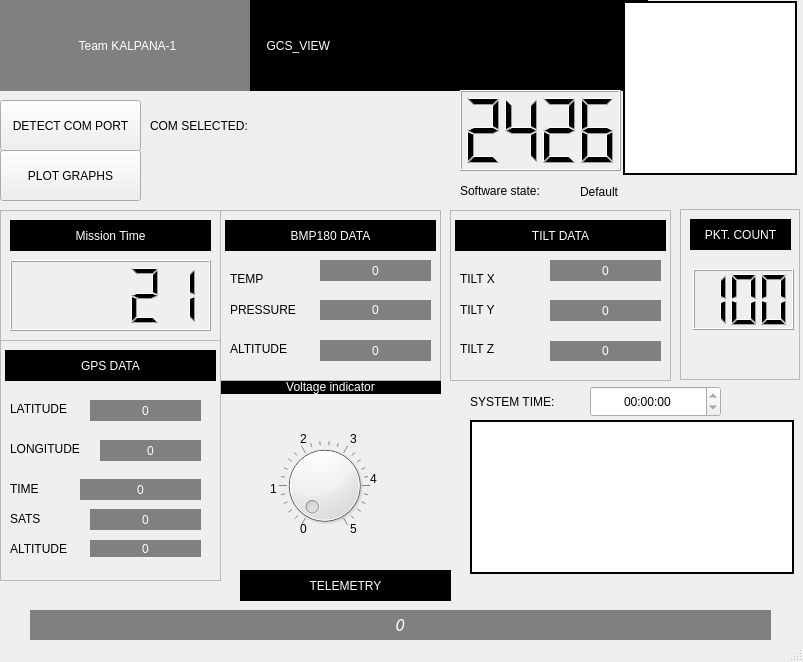
<?xml version="1.0" encoding="UTF-8"?>
<ui version="4.0">
 <class>MainWindow</class>
 <widget class="QMainWindow" name="MainWindow">
  <property name="geometry">
   <rect>
    <x>0</x>
    <y>0</y>
    <width>803</width>
    <height>662</height>
   </rect>
  </property>
  <property name="windowTitle">
   <string>MainWindow</string>
  </property>
  <property name="tabShape">
   <enum>QTabWidget::Triangular</enum>
  </property>
  <property name="dockNestingEnabled">
   <bool>false</bool>
  </property>
  <property name="unifiedTitleAndToolBarOnMac">
   <bool>false</bool>
  </property>
  <widget class="QWidget" name="centralwidget">
   <widget class="QWidget" name="gridLayoutWidget_2">
    <property name="geometry">
     <rect>
      <x>0</x>
      <y>0</y>
      <width>275</width>
      <height>91</height>
     </rect>
    </property>
    <layout class="QGridLayout" name="gridLayout_2">
     <item row="0" column="0">
      <widget class="QLabel" name="label_2">
       <property name="styleSheet">
        <string notr="true">border: 3px black;
font: oblique 17pt &quot;DejaVu Sans&quot;;
background: solid gray;
color: white;
</string>
       </property>
       <property name="text">
        <string>Team KALPANA-1      </string>
       </property>
       <property name="alignment">
        <set>Qt::AlignCenter</set>
       </property>
      </widget>
     </item>
    </layout>
   </widget>
   <widget class="QWidget" name="gridLayoutWidget">
    <property name="geometry">
     <rect>
      <x>250</x>
      <y>0</y>
      <width>398</width>
      <height>91</height>
     </rect>
    </property>
    <layout class="QGridLayout" name="gridLayout">
     <item row="0" column="0">
      <widget class="QLabel" name="label">
       <property name="styleSheet">
        <string notr="true">border: 3px black;
font: oblique 30pt &quot;DejaVu Sans&quot;;
background: black;
color: white;
</string>
       </property>
       <property name="text">
        <string>     GCS_VIEW</string>
       </property>
      </widget>
     </item>
    </layout>
   </widget>
   <widget class="QWidget" name="horizontalLayoutWidget">
    <property name="geometry">
     <rect>
      <x>620</x>
      <y>0</y>
      <width>181</width>
      <height>176</height>
     </rect>
    </property>
    <layout class="QHBoxLayout" name="horizontalLayout">
     <item>
      <widget class="QLabel" name="label_3">
       <property name="styleSheet">
        <string notr="true"> background-color: white;
 border-style: solid;
 border-width:2px;
 border-radius:100px;
 border-color: black;
 max-width:170px;
 max-height:170px;
 min-width:170px;
 min-height:170px;
</string>
       </property>
       <property name="text">
        <string/>
       </property>
       <property name="pixmap">
        <pixmap>../images/2426.png</pixmap>
       </property>
       <property name="scaledContents">
        <bool>true</bool>
       </property>
      </widget>
     </item>
    </layout>
   </widget>
   <widget class="QWidget" name="gridLayoutWidget_3">
    <property name="geometry">
     <rect>
      <x>470</x>
      <y>420</y>
      <width>326</width>
      <height>156</height>
     </rect>
    </property>
    <layout class="QGridLayout" name="gridLayout_3"/>
   </widget>
   <widget class="QLabel" name="label_4">
    <property name="geometry">
     <rect>
      <x>470</x>
      <y>420</y>
      <width>324</width>
      <height>154</height>
     </rect>
    </property>
    <property name="styleSheet">
     <string notr="true"> background-color: white;
 border-style: solid;
 border-width:2px;
 border-radius:100px;
 border-color: black;
 max-width:320px;
 max-height:150px;
 min-width:320px;
 min-height:150px;
</string>
    </property>
    <property name="text">
     <string/>
    </property>
    <property name="pixmap">
     <pixmap>../images/acc.PNG</pixmap>
    </property>
    <property name="scaledContents">
     <bool>true</bool>
    </property>
   </widget>
   <widget class="QLCDNumber" name="lcdNumber">
    <property name="geometry">
     <rect>
      <x>460</x>
      <y>90</y>
      <width>161</width>
      <height>81</height>
     </rect>
    </property>
    <property name="styleSheet">
     <string notr="true"> border-width:0px;

</string>
    </property>
    <property name="digitCount">
     <number>4</number>
    </property>
    <property name="segmentStyle">
     <enum>QLCDNumber::Filled</enum>
    </property>
    <property name="intValue" stdset="0">
     <number>2426</number>
    </property>
   </widget>
   <widget class="QPushButton" name="pushButton">
    <property name="geometry">
     <rect>
      <x>0</x>
      <y>100</y>
      <width>141</width>
      <height>51</height>
     </rect>
    </property>
    <property name="text">
     <string>DETECT COM PORT</string>
    </property>
   </widget>
   <widget class="QLabel" name="label_5">
    <property name="geometry">
     <rect>
      <x>150</x>
      <y>100</y>
      <width>281</width>
      <height>51</height>
     </rect>
    </property>
    <property name="styleSheet">
     <string notr="true">font: oblique 12pt &quot;DejaVu Sans&quot;;
</string>
    </property>
    <property name="text">
     <string>COM SELECTED:</string>
    </property>
   </widget>
   <widget class="QLabel" name="label_6">
    <property name="geometry">
     <rect>
      <x>470</x>
      <y>386</y>
      <width>121</width>
      <height>31</height>
     </rect>
    </property>
    <property name="text">
     <string>SYSTEM TIME:</string>
    </property>
   </widget>
   <widget class="QTimeEdit" name="timeEdit">
    <property name="geometry">
     <rect>
      <x>590</x>
      <y>386</y>
      <width>131</width>
      <height>31</height>
     </rect>
    </property>
    <property name="alignment">
     <set>Qt::AlignCenter</set>
    </property>
    <property name="readOnly">
     <bool>true</bool>
    </property>
   </widget>
   <widget class="QDial" name="dial">
    <property name="geometry">
     <rect>
      <x>269</x>
      <y>440</y>
      <width>111</width>
      <height>91</height>
     </rect>
    </property>
    <property name="maximum">
     <number>50</number>
    </property>
    <property name="invertedControls">
     <bool>false</bool>
    </property>
    <property name="notchesVisible">
     <bool>true</bool>
    </property>
   </widget>
   <widget class="QPushButton" name="pushButton_2">
    <property name="geometry">
     <rect>
      <x>0</x>
      <y>150</y>
      <width>141</width>
      <height>51</height>
     </rect>
    </property>
    <property name="text">
     <string>PLOT GRAPHS</string>
    </property>
   </widget>
   <widget class="QLabel" name="label_7">
    <property name="geometry">
     <rect>
      <x>300</x>
      <y>520</y>
      <width>16</width>
      <height>17</height>
     </rect>
    </property>
    <property name="text">
     <string>0</string>
    </property>
   </widget>
   <widget class="QLabel" name="label_8">
    <property name="geometry">
     <rect>
      <x>270</x>
      <y>480</y>
      <width>16</width>
      <height>17</height>
     </rect>
    </property>
    <property name="text">
     <string>1</string>
    </property>
   </widget>
   <widget class="QLabel" name="label_9">
    <property name="geometry">
     <rect>
      <x>300</x>
      <y>430</y>
      <width>16</width>
      <height>17</height>
     </rect>
    </property>
    <property name="text">
     <string>2</string>
    </property>
   </widget>
   <widget class="QLabel" name="label_10">
    <property name="geometry">
     <rect>
      <x>350</x>
      <y>430</y>
      <width>16</width>
      <height>17</height>
     </rect>
    </property>
    <property name="text">
     <string>3</string>
    </property>
   </widget>
   <widget class="QLabel" name="label_11">
    <property name="geometry">
     <rect>
      <x>370</x>
      <y>470</y>
      <width>16</width>
      <height>17</height>
     </rect>
    </property>
    <property name="text">
     <string>4</string>
    </property>
   </widget>
   <widget class="QLabel" name="label_12">
    <property name="geometry">
     <rect>
      <x>350</x>
      <y>520</y>
      <width>16</width>
      <height>17</height>
     </rect>
    </property>
    <property name="text">
     <string>5</string>
    </property>
   </widget>
   <widget class="QWidget" name="widget" native="true">
    <property name="geometry">
     <rect>
      <x>220</x>
      <y>380</y>
      <width>221</width>
      <height>52</height>
     </rect>
    </property>
    <property name="styleSheet">
     <string notr="true">border: 5px black;

</string>
    </property>
    <layout class="QFormLayout" name="formLayout">
     <item row="0" column="0" colspan="2">
      <widget class="QLabel" name="label_13">
       <property name="styleSheet">
        <string notr="true">font: oblique 15pt &quot;DejaVu Sans&quot;;
background: black;
color: white;
</string>
       </property>
       <property name="text">
        <string>Voltage indicator</string>
       </property>
       <property name="alignment">
        <set>Qt::AlignCenter</set>
       </property>
      </widget>
     </item>
    </layout>
   </widget>
   <widget class="QLCDNumber" name="lcdNumber_2">
    <property name="geometry">
     <rect>
      <x>10</x>
      <y>260</y>
      <width>201</width>
      <height>71</height>
     </rect>
    </property>
    <property name="smallDecimalPoint">
     <bool>true</bool>
    </property>
    <property name="value" stdset="0">
     <double>21.000000000000000</double>
    </property>
    <property name="intValue" stdset="0">
     <number>21</number>
    </property>
   </widget>
   <widget class="QLabel" name="label_14">
    <property name="geometry">
     <rect>
      <x>10</x>
      <y>220</y>
      <width>201</width>
      <height>31</height>
     </rect>
    </property>
    <property name="styleSheet">
     <string notr="true">font: oblique 15pt &quot;DejaVu Sans&quot;;
background: black;
color: white;
</string>
    </property>
    <property name="text">
     <string>Mission Time</string>
    </property>
    <property name="alignment">
     <set>Qt::AlignCenter</set>
    </property>
   </widget>
   <widget class="QFrame" name="frame">
    <property name="geometry">
     <rect>
      <x>0</x>
      <y>210</y>
      <width>221</width>
      <height>131</height>
     </rect>
    </property>
    <property name="frameShape">
     <enum>QFrame::StyledPanel</enum>
    </property>
    <property name="frameShadow">
     <enum>QFrame::Raised</enum>
    </property>
   </widget>
   <widget class="QFrame" name="frame_2">
    <property name="geometry">
     <rect>
      <x>0</x>
      <y>340</y>
      <width>221</width>
      <height>241</height>
     </rect>
    </property>
    <property name="frameShape">
     <enum>QFrame::StyledPanel</enum>
    </property>
    <property name="frameShadow">
     <enum>QFrame::Raised</enum>
    </property>
    <widget class="QLabel" name="label_15">
     <property name="geometry">
      <rect>
       <x>5</x>
       <y>10</y>
       <width>211</width>
       <height>31</height>
      </rect>
     </property>
     <property name="styleSheet">
      <string notr="true">font: oblique 15pt &quot;DejaVu Sans&quot;;
background: black;
color: white;
</string>
     </property>
     <property name="text">
      <string>GPS DATA</string>
     </property>
     <property name="alignment">
      <set>Qt::AlignCenter</set>
     </property>
    </widget>
    <widget class="QLabel" name="label_16">
     <property name="geometry">
      <rect>
       <x>10</x>
       <y>60</y>
       <width>71</width>
       <height>17</height>
      </rect>
     </property>
     <property name="text">
      <string>LATITUDE</string>
     </property>
    </widget>
    <widget class="QLabel" name="label_17">
     <property name="geometry">
      <rect>
       <x>10</x>
       <y>100</y>
       <width>81</width>
       <height>17</height>
      </rect>
     </property>
     <property name="text">
      <string>LONGITUDE</string>
     </property>
    </widget>
    <widget class="QLabel" name="label_18">
     <property name="geometry">
      <rect>
       <x>10</x>
       <y>140</y>
       <width>66</width>
       <height>17</height>
      </rect>
     </property>
     <property name="text">
      <string>TIME</string>
     </property>
    </widget>
    <widget class="QLabel" name="label_19">
     <property name="geometry">
      <rect>
       <x>10</x>
       <y>170</y>
       <width>141</width>
       <height>17</height>
      </rect>
     </property>
     <property name="text">
      <string>SATS</string>
     </property>
    </widget>
    <widget class="QLabel" name="label_20">
     <property name="geometry">
      <rect>
       <x>10</x>
       <y>200</y>
       <width>71</width>
       <height>17</height>
      </rect>
     </property>
     <property name="text">
      <string>ALTITUDE</string>
     </property>
    </widget>
    <widget class="QLabel" name="label_21">
     <property name="geometry">
      <rect>
       <x>90</x>
       <y>200</y>
       <width>111</width>
       <height>17</height>
      </rect>
     </property>
     <property name="styleSheet">
      <string notr="true">border: 3px black;
font: oblique 13pt &quot;DejaVu Sans&quot;;
background: solid gray;
color: white;
</string>
     </property>
     <property name="text">
      <string>0</string>
     </property>
     <property name="alignment">
      <set>Qt::AlignCenter</set>
     </property>
    </widget>
    <widget class="QLabel" name="label_22">
     <property name="geometry">
      <rect>
       <x>90</x>
       <y>169</y>
       <width>111</width>
       <height>21</height>
      </rect>
     </property>
     <property name="styleSheet">
      <string notr="true">border: 3px black;
font: oblique 13pt &quot;DejaVu Sans&quot;;
background: solid gray;
color: white;
</string>
     </property>
     <property name="text">
      <string>0</string>
     </property>
     <property name="alignment">
      <set>Qt::AlignCenter</set>
     </property>
    </widget>
    <widget class="QLabel" name="label_23">
     <property name="geometry">
      <rect>
       <x>80</x>
       <y>139</y>
       <width>121</width>
       <height>21</height>
      </rect>
     </property>
     <property name="styleSheet">
      <string notr="true">border: 3px black;
font: oblique 11pt &quot;DejaVu Sans&quot;;
background: solid gray;
color: white;
</string>
     </property>
     <property name="text">
      <string>0</string>
     </property>
     <property name="alignment">
      <set>Qt::AlignCenter</set>
     </property>
    </widget>
    <widget class="QLabel" name="label_24">
     <property name="geometry">
      <rect>
       <x>100</x>
       <y>100</y>
       <width>101</width>
       <height>21</height>
      </rect>
     </property>
     <property name="styleSheet">
      <string notr="true">border: 3px black;
font: oblique 11pt &quot;DejaVu Sans&quot;;
background: solid gray;
color: white;</string>
     </property>
     <property name="text">
      <string>0</string>
     </property>
     <property name="alignment">
      <set>Qt::AlignCenter</set>
     </property>
    </widget>
    <widget class="QLabel" name="label_25">
     <property name="geometry">
      <rect>
       <x>90</x>
       <y>60</y>
       <width>111</width>
       <height>21</height>
      </rect>
     </property>
     <property name="styleSheet">
      <string notr="true">border: 3px black;
font: oblique 11pt &quot;DejaVu Sans&quot;;
background: solid gray;
color: white;
</string>
     </property>
     <property name="text">
      <string>0</string>
     </property>
     <property name="alignment">
      <set>Qt::AlignCenter</set>
     </property>
    </widget>
   </widget>
   <widget class="QFrame" name="frame_3">
    <property name="geometry">
     <rect>
      <x>220</x>
      <y>210</y>
      <width>221</width>
      <height>171</height>
     </rect>
    </property>
    <property name="frameShape">
     <enum>QFrame::StyledPanel</enum>
    </property>
    <property name="frameShadow">
     <enum>QFrame::Raised</enum>
    </property>
    <widget class="QLabel" name="label_37">
     <property name="geometry">
      <rect>
       <x>5</x>
       <y>10</y>
       <width>211</width>
       <height>31</height>
      </rect>
     </property>
     <property name="styleSheet">
      <string notr="true">font: oblique 15pt &quot;DejaVu Sans&quot;;
background: black;
color: white;
</string>
     </property>
     <property name="text">
      <string>BMP180 DATA</string>
     </property>
     <property name="alignment">
      <set>Qt::AlignCenter</set>
     </property>
    </widget>
    <widget class="QLabel" name="label_39">
     <property name="geometry">
      <rect>
       <x>10</x>
       <y>60</y>
       <width>51</width>
       <height>17</height>
      </rect>
     </property>
     <property name="text">
      <string>TEMP</string>
     </property>
    </widget>
    <widget class="QLabel" name="label_40">
     <property name="geometry">
      <rect>
       <x>10</x>
       <y>90</y>
       <width>71</width>
       <height>20</height>
      </rect>
     </property>
     <property name="text">
      <string>PRESSURE</string>
     </property>
    </widget>
    <widget class="QLabel" name="label_42">
     <property name="geometry">
      <rect>
       <x>10</x>
       <y>130</y>
       <width>71</width>
       <height>17</height>
      </rect>
     </property>
     <property name="text">
      <string>ALTITUDE</string>
     </property>
    </widget>
    <widget class="QLabel" name="label_43">
     <property name="geometry">
      <rect>
       <x>100</x>
       <y>130</y>
       <width>111</width>
       <height>21</height>
      </rect>
     </property>
     <property name="styleSheet">
      <string notr="true">border: 3px black;
font: oblique 13pt &quot;DejaVu Sans&quot;;
background: solid gray;
color: white;
</string>
     </property>
     <property name="text">
      <string>0</string>
     </property>
     <property name="alignment">
      <set>Qt::AlignCenter</set>
     </property>
    </widget>
    <widget class="QLabel" name="label_45">
     <property name="geometry">
      <rect>
       <x>100</x>
       <y>90</y>
       <width>111</width>
       <height>20</height>
      </rect>
     </property>
     <property name="styleSheet">
      <string notr="true">border: 3px black;
font: oblique 11pt &quot;DejaVu Sans&quot;;
background: solid gray;
color: white;
</string>
     </property>
     <property name="text">
      <string>0</string>
     </property>
     <property name="alignment">
      <set>Qt::AlignCenter</set>
     </property>
    </widget>
    <widget class="QLabel" name="label_46">
     <property name="geometry">
      <rect>
       <x>100</x>
       <y>50</y>
       <width>111</width>
       <height>21</height>
      </rect>
     </property>
     <property name="styleSheet">
      <string notr="true">border: 3px black;
font: oblique 11pt &quot;DejaVu Sans&quot;;
background: solid gray;
color: white;</string>
     </property>
     <property name="text">
      <string>0</string>
     </property>
     <property name="alignment">
      <set>Qt::AlignCenter</set>
     </property>
    </widget>
    <zorder>label_37</zorder>
    <zorder>label_40</zorder>
    <zorder>label_42</zorder>
    <zorder>label_43</zorder>
    <zorder>label_45</zorder>
    <zorder>label_46</zorder>
    <zorder>label_39</zorder>
   </widget>
   <widget class="QFrame" name="frame_4">
    <property name="geometry">
     <rect>
      <x>450</x>
      <y>210</y>
      <width>221</width>
      <height>171</height>
     </rect>
    </property>
    <property name="frameShape">
     <enum>QFrame::StyledPanel</enum>
    </property>
    <property name="frameShadow">
     <enum>QFrame::Raised</enum>
    </property>
    <widget class="QLabel" name="label_38">
     <property name="geometry">
      <rect>
       <x>5</x>
       <y>10</y>
       <width>211</width>
       <height>31</height>
      </rect>
     </property>
     <property name="styleSheet">
      <string notr="true">font: oblique 15pt &quot;DejaVu Sans&quot;;
background: black;
color: white;
</string>
     </property>
     <property name="text">
      <string>TILT DATA</string>
     </property>
     <property name="alignment">
      <set>Qt::AlignCenter</set>
     </property>
    </widget>
    <widget class="QLabel" name="label_41">
     <property name="geometry">
      <rect>
       <x>10</x>
       <y>60</y>
       <width>51</width>
       <height>17</height>
      </rect>
     </property>
     <property name="text">
      <string>TILT X</string>
     </property>
    </widget>
    <widget class="QLabel" name="label_44">
     <property name="geometry">
      <rect>
       <x>10</x>
       <y>90</y>
       <width>71</width>
       <height>20</height>
      </rect>
     </property>
     <property name="text">
      <string>TILT Y</string>
     </property>
    </widget>
    <widget class="QLabel" name="label_47">
     <property name="geometry">
      <rect>
       <x>10</x>
       <y>130</y>
       <width>71</width>
       <height>17</height>
      </rect>
     </property>
     <property name="text">
      <string>TILT Z</string>
     </property>
    </widget>
    <widget class="QLabel" name="label_48">
     <property name="geometry">
      <rect>
       <x>100</x>
       <y>131</y>
       <width>111</width>
       <height>20</height>
      </rect>
     </property>
     <property name="styleSheet">
      <string notr="true">border: 3px black;
font: oblique 13pt &quot;DejaVu Sans&quot;;
background: solid gray;
color: white;
</string>
     </property>
     <property name="text">
      <string>0</string>
     </property>
     <property name="alignment">
      <set>Qt::AlignCenter</set>
     </property>
    </widget>
    <widget class="QLabel" name="label_49">
     <property name="geometry">
      <rect>
       <x>100</x>
       <y>90</y>
       <width>111</width>
       <height>21</height>
      </rect>
     </property>
     <property name="styleSheet">
      <string notr="true">border: 3px black;
font: oblique 11pt &quot;DejaVu Sans&quot;;
background: solid gray;
color: white;
</string>
     </property>
     <property name="text">
      <string>0</string>
     </property>
     <property name="alignment">
      <set>Qt::AlignCenter</set>
     </property>
    </widget>
    <widget class="QLabel" name="label_50">
     <property name="geometry">
      <rect>
       <x>100</x>
       <y>50</y>
       <width>111</width>
       <height>21</height>
      </rect>
     </property>
     <property name="styleSheet">
      <string notr="true">border: 3px black;
font: oblique 11pt &quot;DejaVu Sans&quot;;
background: solid gray;
color: white;</string>
     </property>
     <property name="text">
      <string>0</string>
     </property>
     <property name="alignment">
      <set>Qt::AlignCenter</set>
     </property>
    </widget>
   </widget>
   <widget class="QFrame" name="frame_5">
    <property name="geometry">
     <rect>
      <x>680</x>
      <y>209</y>
      <width>120</width>
      <height>171</height>
     </rect>
    </property>
    <property name="frameShape">
     <enum>QFrame::StyledPanel</enum>
    </property>
    <property name="frameShadow">
     <enum>QFrame::Raised</enum>
    </property>
    <widget class="QLabel" name="label_51">
     <property name="geometry">
      <rect>
       <x>10</x>
       <y>10</y>
       <width>101</width>
       <height>31</height>
      </rect>
     </property>
     <property name="styleSheet">
      <string notr="true">font: oblique 11pt &quot;DejaVu Sans&quot;;
background: black;
color: white;
</string>
     </property>
     <property name="text">
      <string>PKT. COUNT</string>
     </property>
     <property name="alignment">
      <set>Qt::AlignCenter</set>
     </property>
    </widget>
    <widget class="QLCDNumber" name="lcdNumber_3">
     <property name="geometry">
      <rect>
       <x>13</x>
       <y>60</y>
       <width>101</width>
       <height>61</height>
      </rect>
     </property>
     <property name="digitCount">
      <number>3</number>
     </property>
     <property name="intValue" stdset="0">
      <number>100</number>
     </property>
    </widget>
   </widget>
   <widget class="QLabel" name="label_52">
    <property name="geometry">
     <rect>
      <x>460</x>
      <y>180</y>
      <width>111</width>
      <height>21</height>
     </rect>
    </property>
    <property name="text">
     <string>Software state:</string>
    </property>
   </widget>
   <widget class="QLabel" name="label_53">
    <property name="geometry">
     <rect>
      <x>580</x>
      <y>176</y>
      <width>151</width>
      <height>31</height>
     </rect>
    </property>
    <property name="text">
     <string>Default</string>
    </property>
   </widget>
   <widget class="QLabel" name="label_54">
    <property name="geometry">
     <rect>
      <x>240</x>
      <y>570</y>
      <width>211</width>
      <height>31</height>
     </rect>
    </property>
    <property name="styleSheet">
     <string notr="true">font: oblique 15pt &quot;DejaVu Sans&quot;;
background: black;
color: white;
</string>
    </property>
    <property name="text">
     <string>TELEMETRY</string>
    </property>
    <property name="alignment">
     <set>Qt::AlignCenter</set>
    </property>
   </widget>
   <widget class="QLabel" name="label_55">
    <property name="geometry">
     <rect>
      <x>30</x>
      <y>610</y>
      <width>741</width>
      <height>31</height>
     </rect>
    </property>
    <property name="font">
     <font>
      <family>DejaVu Sans</family>
      <pointsize>11</pointsize>
      <weight>50</weight>
      <italic>true</italic>
      <bold>false</bold>
     </font>
    </property>
    <property name="styleSheet">
     <string notr="true">border: 3px black;
font: oblique 11pt &quot;DejaVu Sans&quot;;
background: solid gray;
color: white;</string>
    </property>
    <property name="text">
     <string>0</string>
    </property>
    <property name="alignment">
     <set>Qt::AlignCenter</set>
    </property>
   </widget>
   <zorder>widget</zorder>
   <zorder>frame_3</zorder>
   <zorder>frame</zorder>
   <zorder>label_4</zorder>
   <zorder>gridLayoutWidget_2</zorder>
   <zorder>gridLayoutWidget</zorder>
   <zorder>horizontalLayoutWidget</zorder>
   <zorder>gridLayoutWidget_3</zorder>
   <zorder>lcdNumber</zorder>
   <zorder>pushButton</zorder>
   <zorder>label_5</zorder>
   <zorder>label_6</zorder>
   <zorder>timeEdit</zorder>
   <zorder>dial</zorder>
   <zorder>pushButton_2</zorder>
   <zorder>label_7</zorder>
   <zorder>label_8</zorder>
   <zorder>label_9</zorder>
   <zorder>label_10</zorder>
   <zorder>label_11</zorder>
   <zorder>label_12</zorder>
   <zorder>lcdNumber_2</zorder>
   <zorder>label_14</zorder>
   <zorder>frame_2</zorder>
   <zorder>frame_4</zorder>
   <zorder>frame_5</zorder>
   <zorder>label_52</zorder>
   <zorder>label_53</zorder>
   <zorder>label_54</zorder>
   <zorder>label_55</zorder>
  </widget>
  <widget class="QStatusBar" name="statusbar"/>
 </widget>
 <resources/>
 <connections/>
</ui>
